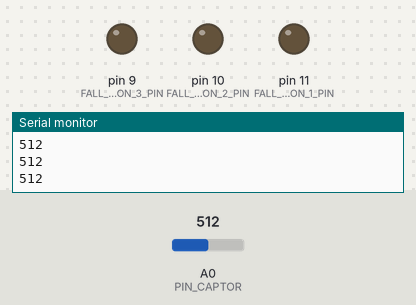
Simulated run of this sketch. Board: Arduino Uno, built with avr-gcc and run on an emulated ATmega328P. On the bench: output pins drawn as LEDs (lit = HIGH), the last lines printed to the serial monitor. The test bench sets the inputs (shaded band); at power-on: A0 (PIN_CAPTOR) = 512.

Above: at 1.2 s.
1.3 s: A0 (PIN_CAPTOR) set to 686
3.4 s: A0 (PIN_CAPTOR) set to 717
At 5.2 s:
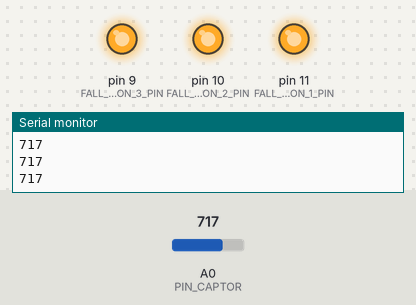
5.6 s: A0 (PIN_CAPTOR) set to 690
At 7.6 s:
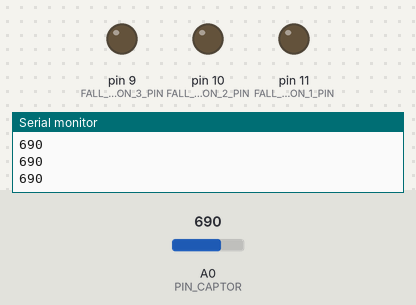
7.9 s: A0 (PIN_CAPTOR) set to 710
At 9.2 s:
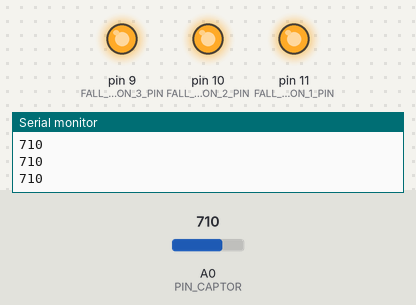
Timing chart, 0 to 10.9 s (numbered marks = the images above; inputs shaded):
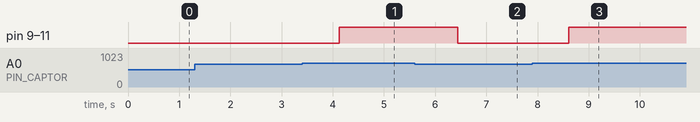

The sketch:

fly_sensor.ino
```cpp
/*
  CAPTEUR IR DEBUG :
    ARDUINO Alim + Cable normal :     ~650 + la value du capteur ne change pas ac la position du rocher
    ARDUINO NO Alim + Cable normal :  ~700 + la value du capteur ne change pas ac la position du rocher
    ARDUINO Alim + Cable debug :      [200, 300] lorsque le rocher est contre ou absent
                                      [300, 500] lorsque le rocher est dans la zone de levitation
    ARDUINO NO Alim + Cable debug :   [0, 100]   lorsque le rocher est contre ou absent
                                      [600, 200] lorsque le rocher est dans la zone de levitation
*/
#define SERIAL_PORT 115200

/*
  ROCK_INTHE_AIR ---- DEFAULT [150,700]
  CAPTOR RANGE VALUE WHEN ROCK IS LEVITATING
*/
#define ROCK_INTHE_AIR_MIN  150
#define ROCK_INTHE_AIR_MAX  700

/*
  MESURING_INTERVAL ---- DEFAULT 10
  PROCESS TO A MESUREMENT EVERY "MESURING_INTERVAL" µs
*/
#define MESURING_INTERVAL   50

/*
  NUM_READINGS ---- DEFAULT 10
  MATH AN AVERAGE ON "NUM_READINGS" VALUES TO DEFINE STATE
*/

#define NUM_READINGS        10

/*
  NUM_TO_BE_SURE ---- DEFAULT 10
  STATE HAVE TO BE THE SAME DURING "NUM_TO_BE_SURE" MESURMENTS TO BE VALIDATED
*/
#define NUM_TO_BE_SURE      10

/*
  FALL_BUTTON ---- DEFAULT 11 | 10 | 9
  digitalRead(FALL_BUTTON) == HIGH > ROCK ISN'T LEVITATING
  digitalRead(FALL_BUTTON) == LOW > ROCK IS LEVITATING
  THESE ARE PLUG INTO MOTOR DRIVERS IN PIN 2
  WHEN IT'S HIGH, EVERY MOVE ARE RAUGHLY STOPED
  RESTART THE MOVE : MAKE THE ROCK LEVITATE AND TURN OFF AND ON THE SWITCH (HOLD_BUTTON)
*/
#define FALL_BUTTON_1_PIN   11
#define FALL_BUTTON_2_PIN   10
#define FALL_BUTTON_3_PIN   9
#define PIN_CAPTOR          A0

/*
  DEBUG_STATE ---- DEFAULT false
  true :  Serial.println("fly") when rock is flying
          Serial.println("fall") when rock is fell
  false : nothing
*/
#define DEBUG_STATE false

/*
  DEBUG_CAPTOR_VALUE ---- DEFAULT false
  true : Serial.println(averaged(analogRead(PIN_CAPTOR)))
  false : nothing
*/
#define DEBUG_CAPTOR_VALUE true

/*
  FIN DE LA CONFIGURATION
*/

// VAR FOR DECISION : areYouSure()
int sure_cmp = 0;
boolean flying_state = false;

// VAR FOR AVERAGING : getSensorValue()
int readings [NUM_READINGS];
int index = 0;
long total = 0;
boolean ready = false;


byte DEBUG_STATE_FLAG = 0;


void setup()
{
  Serial.begin(SERIAL_PORT);

  pinMode(FALL_BUTTON_1_PIN, OUTPUT);
  digitalWrite(FALL_BUTTON_1_PIN, LOW);

  pinMode(FALL_BUTTON_2_PIN, OUTPUT);
  digitalWrite(FALL_BUTTON_2_PIN, LOW);

  pinMode(FALL_BUTTON_3_PIN, OUTPUT);
  digitalWrite(FALL_BUTTON_3_PIN, LOW);

  pinMode(PIN_CAPTOR, INPUT);

  for (int i = 0 ; i < NUM_READINGS ; i ++)
  {
    readings[i] = 0;
  }
};

void loop()
{
  switch (areYouSure(isRockFlying(getSensorValue()))) {
    case 0 :  // ROCK IS FELL
      setFell();
      break;
    case 1:   // ROCK IS FLYIN
      setFying();
      break;
    case 2 :  // ROCK STATE NOT SURE
      // NOTHING
      break;
  }
  delay(MESURING_INTERVAL);
};

byte areYouSure(bool isFlying)
{
  if (flying_state == isFlying)
  {
    sure_cmp ++;
    if (sure_cmp >= NUM_TO_BE_SURE)
    {
      return isFlying ? 1 : 0;
    }
  }
  else
  {
    flying_state = isFlying;
    sure_cmp = 0;
  }
  return 2;
}

bool isRockFlying (int value)
{
  return value > ROCK_INTHE_AIR_MIN && value < ROCK_INTHE_AIR_MAX;
}

int getSensorValue()
{
  total = total - readings[index];
  readings[index] = analogRead(PIN_CAPTOR);
  total = total + readings[index];
  index ++;
  if (index >= NUM_READINGS)
  {
    index = 0;
    ready = true;
  }
  int tmp = total / NUM_READINGS;
  DEBUG_CAPTOR_VALUE && Serial.println(tmp);
  return tmp;
}

void setFell()
{
  if (!ready) return;
  if (DEBUG_STATE && (DEBUG_STATE_FLAG == 1 ||  DEBUG_STATE_FLAG == 0)) {
    Serial.println("fall");
    DEBUG_STATE_FLAG = 2;
  }
  digitalWrite(FALL_BUTTON_1_PIN, HIGH);
  digitalWrite(FALL_BUTTON_2_PIN, HIGH);
  digitalWrite(FALL_BUTTON_3_PIN, HIGH);
}

void setFying()
{
  if (!ready) return;
  if (DEBUG_STATE && (DEBUG_STATE_FLAG == 2 ||  DEBUG_STATE_FLAG == 0)) {
    Serial.println("fly");
    DEBUG_STATE_FLAG = 1;
  }
  digitalWrite(FALL_BUTTON_1_PIN, LOW);
  digitalWrite(FALL_BUTTON_2_PIN, LOW);
  digitalWrite(FALL_BUTTON_3_PIN, LOW);
}
```

Measured:
- the behaviour switches between 699 and 700 on A0 (PIN_CAPTOR) (found by bisection; images 0 and 1)
- after the input at 3.4 s, pin 9 (FALL_BUTTON_3_PIN), pin 10 (FALL_BUTTON_2_PIN), pin 11 (FALL_BUTTON_1_PIN): LOW → HIGH after 0.73 s
- after the input at 5.6 s, pin 9 (FALL_BUTTON_3_PIN), pin 10 (FALL_BUTTON_2_PIN), pin 11 (FALL_BUTTON_1_PIN): HIGH → LOW after 0.84 s
- after the input at 7.9 s, pin 9 (FALL_BUTTON_3_PIN), pin 10 (FALL_BUTTON_2_PIN), pin 11 (FALL_BUTTON_1_PIN): LOW → HIGH after 0.71 s
